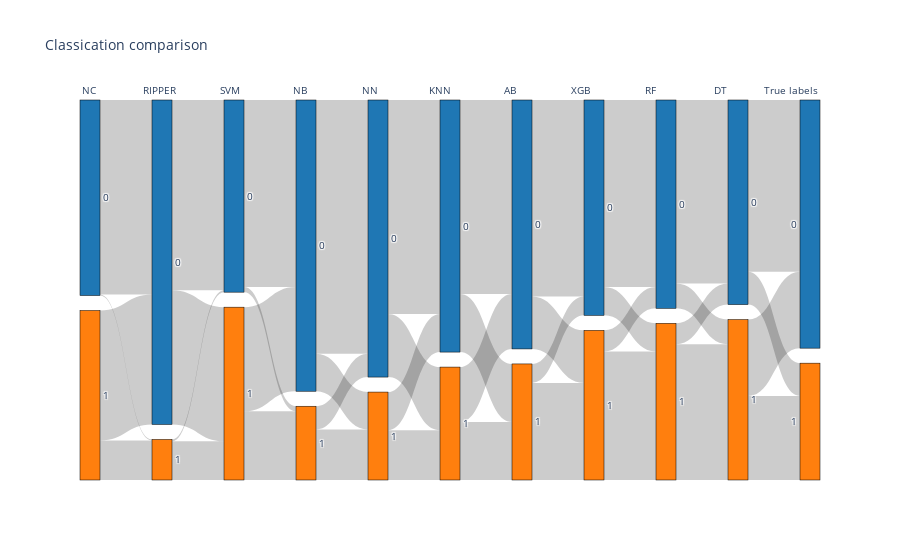

Notebook code for this chart:
### Markdown cell above
Missclassification comparison:

### Code cell
sorted_clf_names = [
    'NearestCentroidClassifier', 'RipperClassifier', 'SupportVectorMachineClassifier',
    'NaiveBayesMixedClassifier',
    'NeuralNetworkClassifier', 'KNearestNeighborsClassifier', 'AdaBoostClassifier',
    'ExtremeGradientBoostingClassifier', 'RandomForestClassifier', 'DecisionTreeClassifier'
]
clf_names_abbr = [
     'NC', 'RIPPER', 'SVM', 'NB', 'NN', 'KNN', 'AB', 'XGB', 'RF', 'DT']
labels = [test_preds[clf]['labels'] for clf in sorted_clf_names]
labels.append(test_true_labels['death'])
sankey_plot(
    labels=labels,
    labels_titles=clf_names_abbr+['True labels'],
    title='Classication comparison'
)

### Figure 1 — Plotly figure (JSON) as saved in the notebook; plotly's stock layout.template omitted (floating-point values rounded to 4 significant figures)
{"data": [{"link": {"source": [0, 0, 1, 1, 2, 2, 3, 3, 4, 4, 5, 5, 6, 6, 7, 7, 8, 8, 9, 9, 10, 10, 11, 11, 12, 12, 13, 13, 14, 14, 15, 15, 16, 16, 17, 17, 18, 18, 19, 19], "target": [2, 3, 2, 3, 4, 5, 4, 5, 6, 7, 6, 7, 8, 9, 8, 9, 10, 11, 10, 11, 12, 13, 12, 13, 14, 15, 14, 15, 16, 17, 16, 17, 18, 19, 18, 19, 20, 21, 20, 21], "value": [23447, 124, 15670, 4764, 22948, 16169, 220, 4668, 22548, 620, 12563, 8274, 30599, 4512, 2805, 6089, 25787, 7617, 4604, 5997, 23383, 7008, 6629, 6985, 23679, 6333, 2286, 11707, 22558, 3407, 2557, 15483, 22136, 2979, 2529, 16361, 20719, 3946, 9199, 10141]}, "node": {"color": ["#1f77b4", "#ff7f0e", "#1f77b4", "#ff7f0e", "#1f77b4", "#ff7f0e", "#1f77b4", "#ff7f0e", "#1f77b4", "#ff7f0e", "#1f77b4", "#ff7f0e", "#1f77b4", "#ff7f0e", "#1f77b4", "#ff7f0e", "#1f77b4", "#ff7f0e", "#1f77b4", "#ff7f0e", "#1f77b4", "#ff7f0e"], "label": ["0", "1", "0", "1", "0", "1", "0", "1", "0", "1", "0", "1", "0", "1", "0", "1", "0", "1", "0", "1", "0", "1"], "line": {"color": "black", "width": 0.5}, "pad": 15, "thickness": 20}, "type": "sankey"}], "layout": {"annotations": [{"showarrow": false, "text": "NC", "x": 0, "xref": "x", "y": 1.05, "yref": "paper"}, {"showarrow": false, "text": "RIPPER", "x": 1, "xref": "x", "y": 1.05, "yref": "paper"}, {"showarrow": false, "text": "SVM", "x": 2, "xref": "x", "y": 1.05, "yref": "paper"}, {"showarrow": false, "text": "NB", "x": 3, "xref": "x", "y": 1.05, "yref": "paper"}, {"showarrow": false, "text": "NN", "x": 4, "xref": "x", "y": 1.05, "yref": "paper"}, {"showarrow": false, "text": "KNN", "x": 5, "xref": "x", "y": 1.05, "yref": "paper"}, {"showarrow": false, "text": "AB", "x": 6, "xref": "x", "y": 1.05, "yref": "paper"}, {"showarrow": false, "text": "XGB", "x": 7, "xref": "x", "y": 1.05, "yref": "paper"}, {"showarrow": false, "text": "RF", "x": 8, "xref": "x", "y": 1.05, "yref": "paper"}, {"showarrow": false, "text": "DT", "x": 9, "xref": "x", "y": 1.05, "yref": "paper"}, {"showarrow": false, "text": "True labels", "x": 10, "xref": "x", "y": 1.05, "yref": "paper"}], "font": {"size": 10}, "plot_bgcolor": "rgba(0,0,0,0)", "title": {"text": "Classication comparison"}, "xaxis": {"showgrid": false, "visible": false, "zeroline": false}, "yaxis": {"showgrid": false, "visible": false, "zeroline": false}}}
